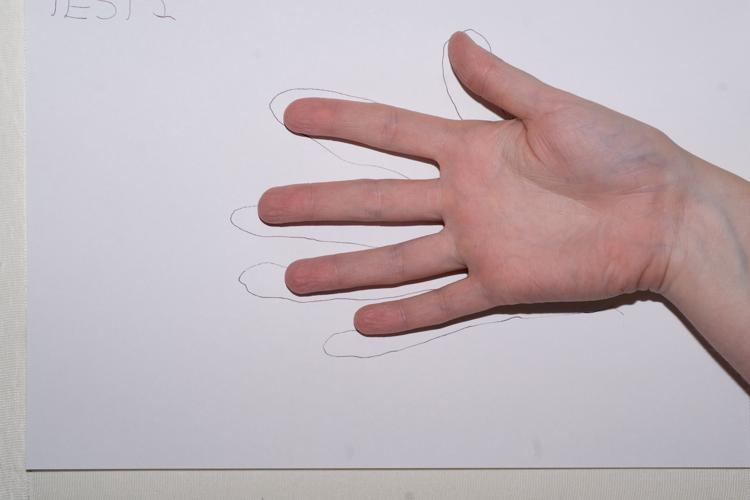
#> input picture PHD/papersTOREAD/Fluoroscopy Related Papers/FLuoroscopic Segmentation/important ones/fluoroscopySegmentationSpecific/MatLab-ActiveModels_version7/Fotos/test001.jpg, 750 x 500 px
$ python cannyTest.py '../../../../../../../../papersTOREAD/Fluoroscopy Related Papers/FLuoroscopic Segmentation/important ones/fluoroscopySegmentationSpecific/MatLab-ActiveModels_version7/Fotos/test001.jpg'
#> lines starting #> are read from the running program, lines starting #| are printed output that depends on the picture
''' file name : canny.py

Description : This sample shows how to find edges using canny edge detection

This is Python version of this tutorial : http://opencv.itseez.com/doc/tutorials/imgproc/imgtrans/canny_detector/canny_detector.html

Level : Beginner

Benefits : Learn to apply canny edge detection to images.

Usage : python canny.py

Written by : Abid K. (abidrahman2@gmail.com) , Visit opencvpython.blogspot.com for more tutorials '''


import cv2
import numpy as np
import sys

def CannyThreshold(lowThreshold):
    detected_edges = cv2.GaussianBlur(gray,(3,3),0)
    detected_edges = cv2.Canny(detected_edges,lowThreshold,lowThreshold*ratio,apertureSize = kernel_size)
    dst = cv2.bitwise_and(img,img,mask = detected_edges)  # just add some colours to edges from original image.
    cv2.imshow('canny demo',dst)
    cv2.imwrite("CANNY.jpg",dst)
    #cv2.imwrite(sys.argv[1],dst)

lowThreshold = 17
max_lowThreshold = 100
ratio = 3
kernel_size = 3

img = cv2.imread(sys.argv[1])
#> img is the input picture: shape (500, 750, 3); mean B, G, R 184.3, 178.9, 191.3

#smoothed before passed to canny edge detector
kernel = np.ones((3,3),np.float32)/9
img = cv2.filter2D(img,-1,kernel)
#cv2.imshow("smoothed", dst)

gray = cv2.cvtColor(img,cv2.COLOR_BGR2GRAY)
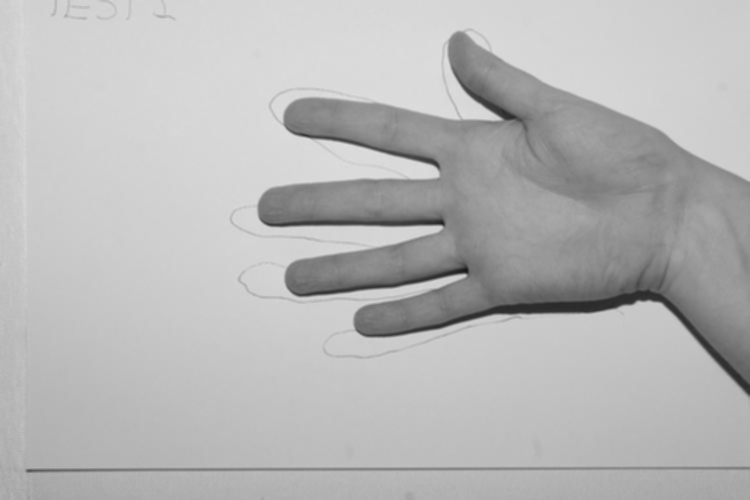
#> gray: shape (500, 750); min 23, max 222, mean 183.3

cv2.namedWindow('canny demo')

CannyThreshold(17)
#> in CannyThreshold, `detected_edges = cv2.Canny(detected_edges,lowThreshold,lowThreshold*ra..`:
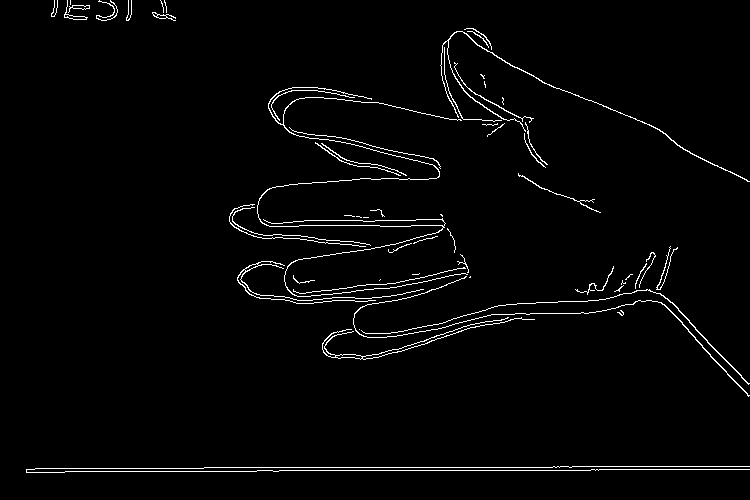
#> detected_edges: shape (500, 750); 2.2% white in thin lines or dots
#> in CannyThreshold, `dst = cv2.bitwise_and(img,img,mask = detected_edges)`:
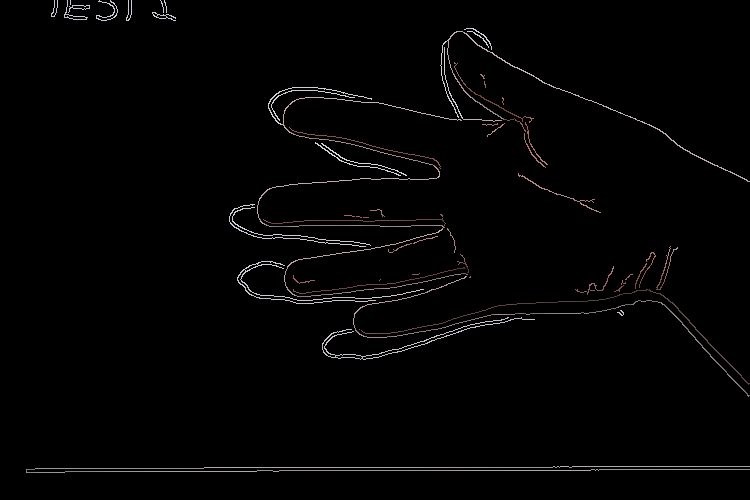
#> dst: shape (500, 750, 3); mean B, G, R 3.4, 3.4, 3.8

cv2.createTrackbar('Min threshold','canny demo',lowThreshold, max_lowThreshold, CannyThreshold)

#CannyThreshold(0)  # initialization
if cv2.waitKey(0) == 27:

#> (key Esc is pressed here)
	cv2.destroyAllWindows()

# visit for output results : http://opencvpython.blogspot.com/2012/06/image-derivatives-sobel-and-scharr.html

'''Biomedical Image Understanding: Methods and Applications'''

$ run again, on PHD/papersTOREAD/Fluoroscopy Related Papers/FLuoroscopic Segmentation/important ones/fluoroscopySegmentationSpecific/MatLab-ActiveModels_version7/Fotos/train009.jpg
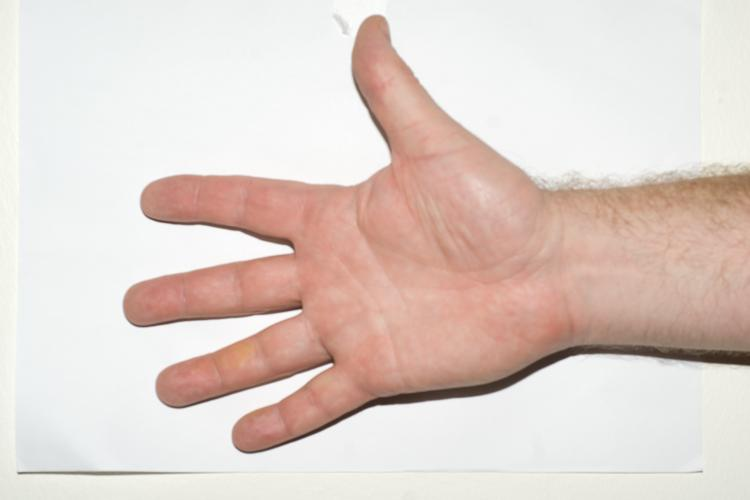
#> input picture PHD/papersTOREAD/Fluoroscopy Related Papers/FLuoroscopic Segmentation/important ones/fluoroscopySegmentationSpecific/MatLab-ActiveModels_version7/Fotos/train009.jpg, 750 x 500 px
#> img is the input picture: shape (500, 750, 3); mean B, G, R 203.1, 209.9, 225
#> in CannyThreshold, `detected_edges = cv2.Canny(detected_edges,lowThreshold,lowThreshold*ra..`:
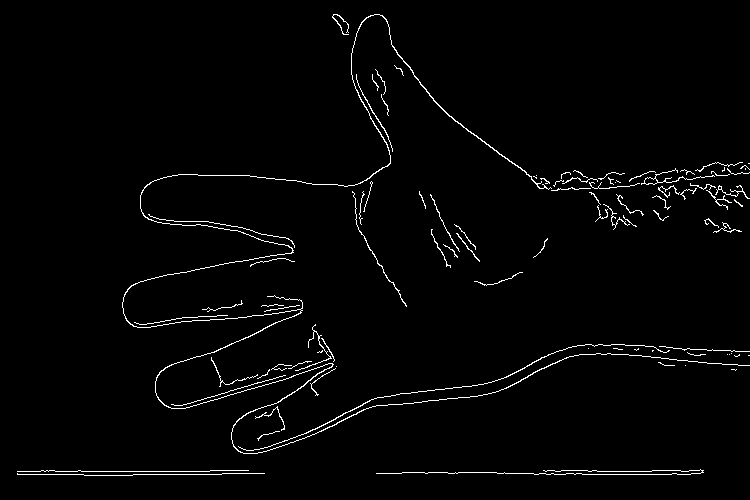
#> detected_edges: shape (500, 750); 1.9% white in thin lines or dots
#> in CannyThreshold, `dst = cv2.bitwise_and(img,img,mask = detected_edges)`:
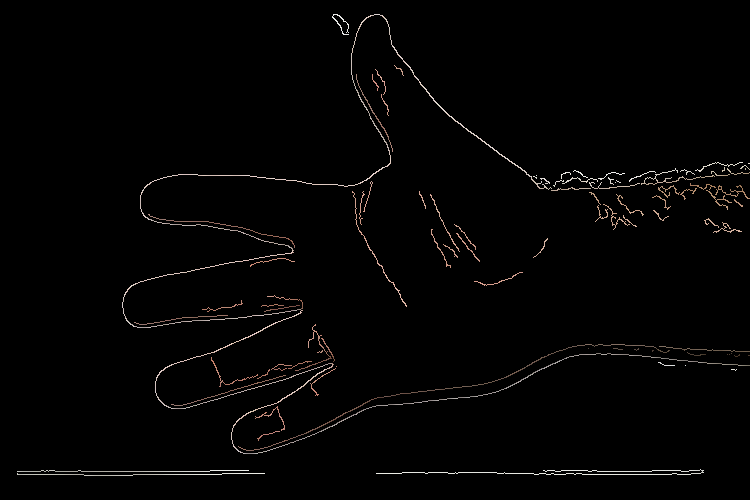
#> dst: shape (500, 750, 3); mean B, G, R 3, 3.2, 3.7
